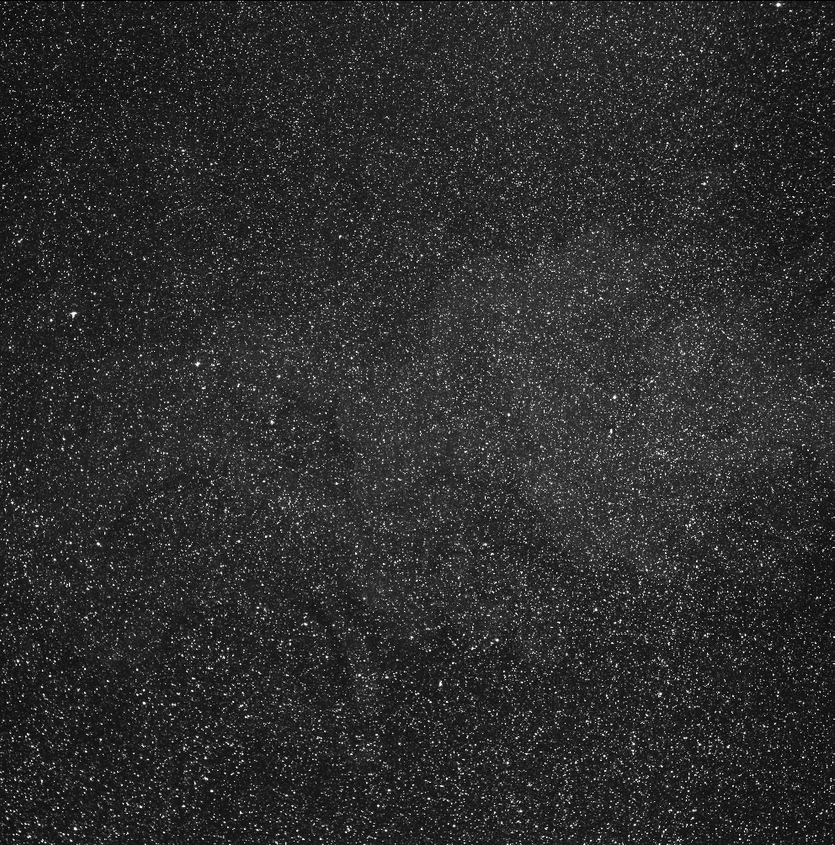
#> input picture Images/A001a.tif, 835 x 845 px, shrunk from 992 x 1004 before the run
$ python -i flash_mask.py   (imports and definitions only)
#> lines starting #> are read from the running program, lines starting #| are printed output that depends on the picture; after the words box and inside, x2 and y2 are one past the last pixel; in counts of white or black regions, pixels touching at a corner belong together
#> further down, picture is the input picture: shape (845, 835); min 0, max 255, mean 45.3
def flash_mask(image, bin_treshold='multiotsu', region_connectivity=1, area_treshold=30):
    '''Returns a mask with true where the image is flashed
    *****************************INPUTS
    bin_treshold        -> Threshold for binarization. If None uses otsu method to determine treshold. Default value 250
    region_connectivity -> Value of connectivity used to look for regions (1    or 2)
    area_trshold        -> Minimum area required to consider a region flashed
    *****************************OUTPUTS
    mask                -> 1 where the image is flashed
    number              -> Number of flashed regions'''
#> called with bin_treshold = 'multiotsu', region_connectivity = 1, area_treshold = 30
    import numpy as np
    from skimage import morphology
    import skimage.measure as measure
    import skimage.segmentation as segmentation
    import skimage as sk
    import pandas as pd

    # Image binarization
    # binarization = image > bin_treshold		# Not used
    # binarization = binarization.astype('uint8')	# Not used

    if bin_treshold == 'otsu':
    	# Calculate otsu treshold
    	tresh = sk.filters.threshold_otsu(image)
    	#print(tresh)

    elif bin_treshold == 'isodata':
        tresh = sk.filters.threshold_isodata(image)
        #print(tresh)

    elif bin_treshold == 'multiotsu':
    	res = sk.filters.threshold_multiotsu(image, classes = 4)
#> res = [39, 72, 133]
    	#print(res)
    	tresh = res[-1]
#> tresh = 133

    else:
    	tresh = bin_treshold


    # Morphological closing ( holes inside a flashed region mean nothing)
    # selem = sk.morphology.square(2)	# Not used
    bw = sk.morphology.closing(image > tresh)	# Uses a cross of dimension 2, connectivity = 1
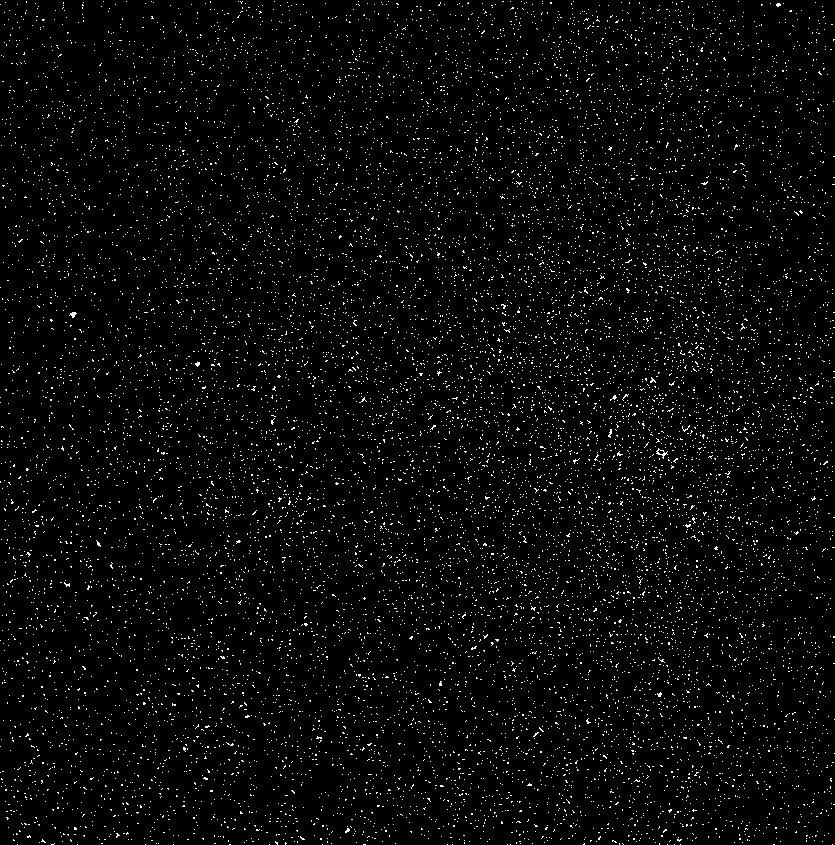
#> bw: shape (845, 835) bool; 3.1% white in thin lines or dots

    # Split the image in regions
    labeled_image = sk.measure.label(bw,connectivity=region_connectivity)
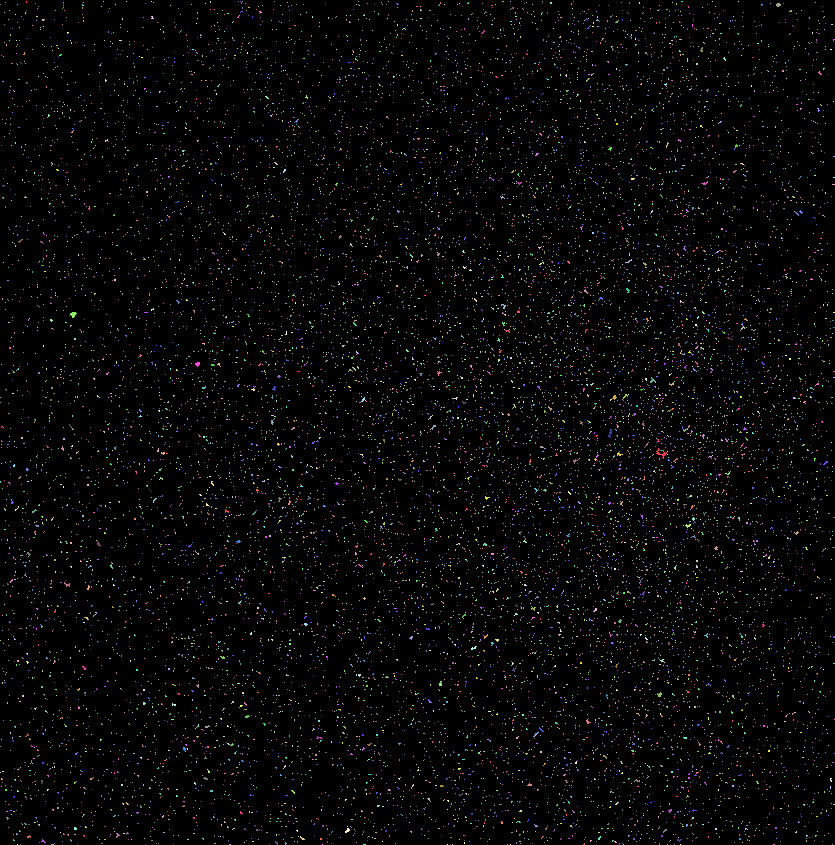
#> labeled_image: shape (845, 835) int32; 14249 distinct labels, from 0 to 14248; one colour per label, 0 black

    # Inizialize mask
    mask = np.zeros_like(image)
    number = 0
    # Turn to 1 positions where image is flashed
    for region in sk.measure.regionprops(labeled_image):
        if region.area >= area_treshold:
            min_row, min_col, max_row, max_col = region.bbox
            mask[min_row:max_row,min_col:max_col] = region.filled_image
            number +=1
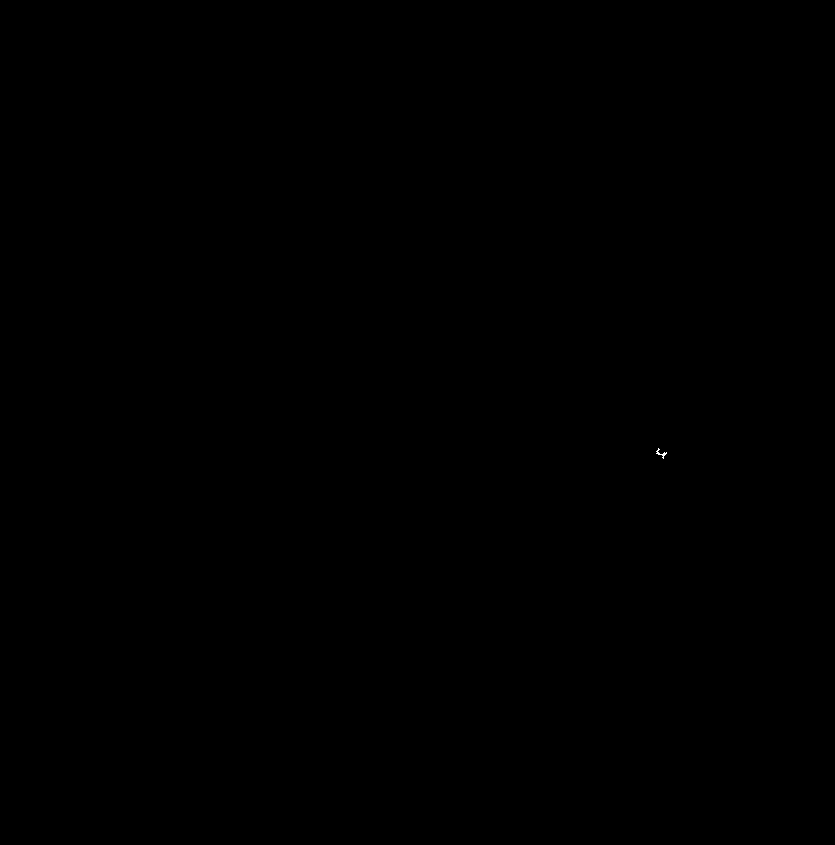
#> mask: shape (845, 835); values 0 (black) and 1 (white), 0% white in thin lines or dots, all inside (x1, y1, x2, y2) = (656, 448, 667, 459)
#> after the loop, number = 1

    return mask, number

>>> import cv2
>>> picture = cv2.imread('../Images/A001a.tif', cv2.IMREAD_GRAYSCALE)
>>> result = flash_mask(picture)

$ run again, on Images/A002a.tif
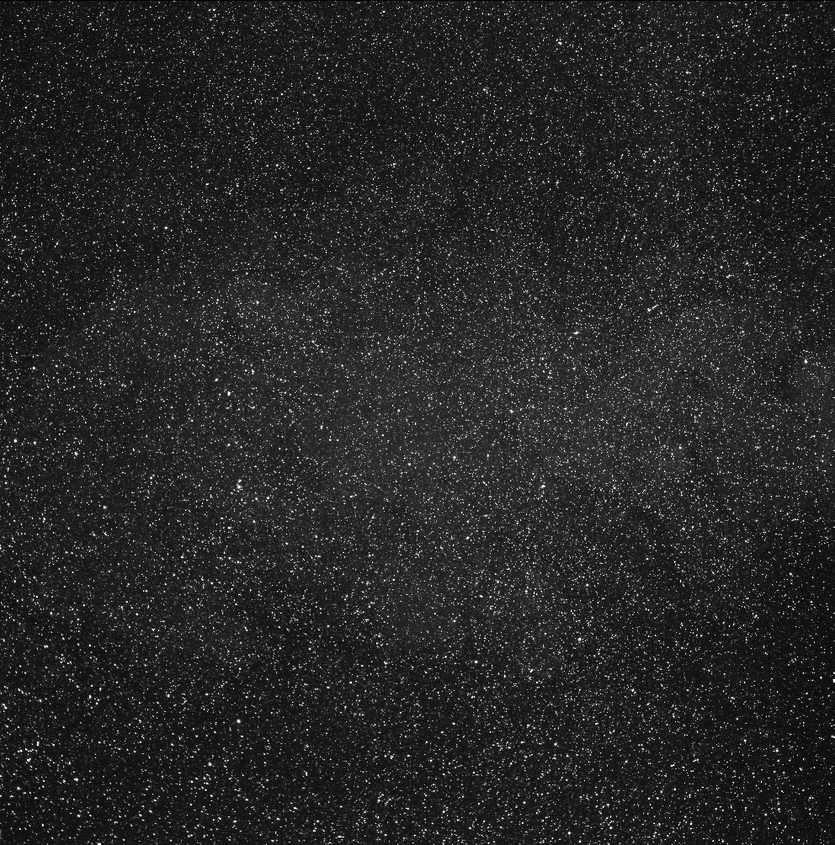
#> input picture Images/A002a.tif, 835 x 845 px, shrunk from 992 x 1004 before the run
#> picture is the input picture: shape (845, 835); min 0, max 255, mean 38.5
#> res = [35, 68, 130]
#> tresh = 130
#> in flash_mask, `bw = sk.morphology.closing(image > tresh)`:
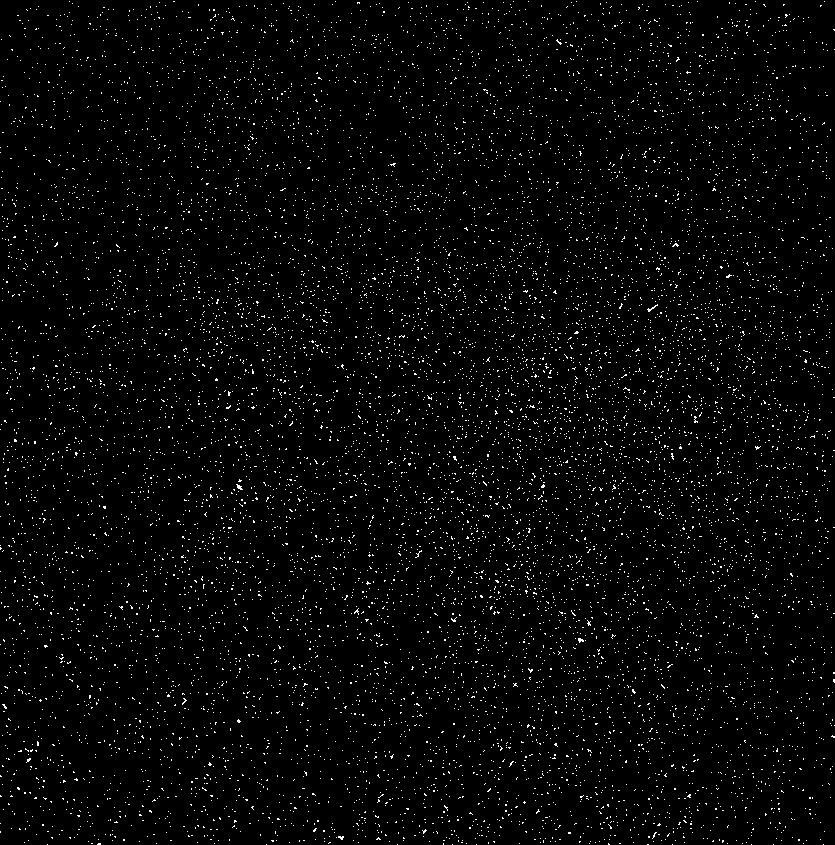
#> bw: shape (845, 835) bool; 2.5% white in thin lines or dots
#> in flash_mask, `labeled_image = sk.measure.label(bw,connectivity=region_connectivity)`:
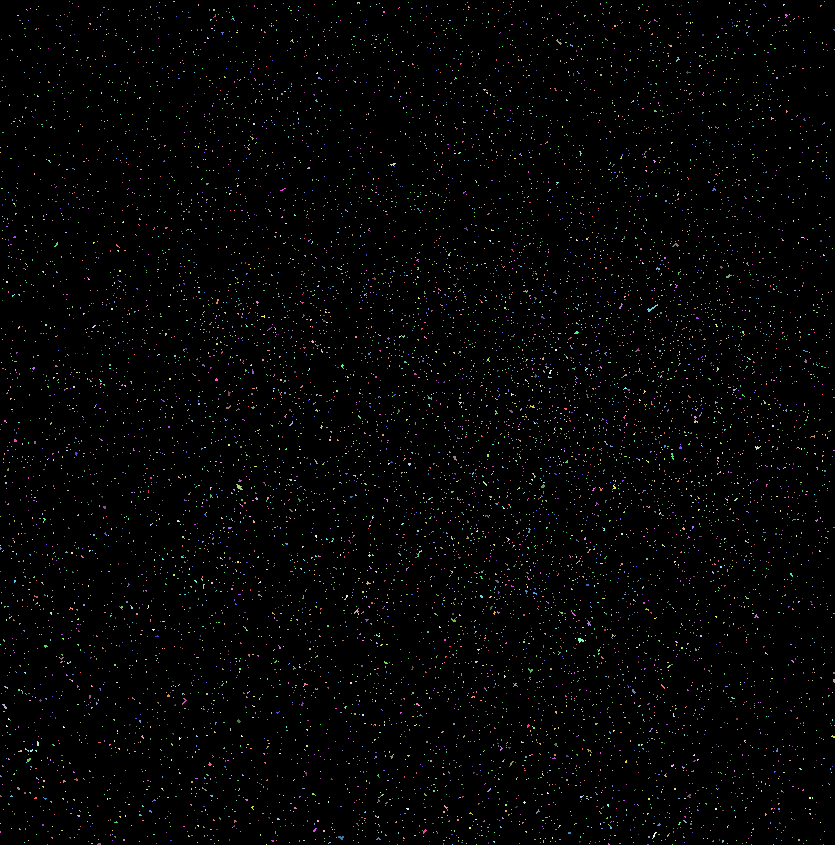
#> labeled_image: shape (845, 835) int32; 11722 distinct labels, from 0 to 11721; one colour per label, 0 black
#> after the loop in flash_mask, `for region in sk.measure.regionprops(labeled_image):`: number = 0

$ run again, on Images/A005a.tif
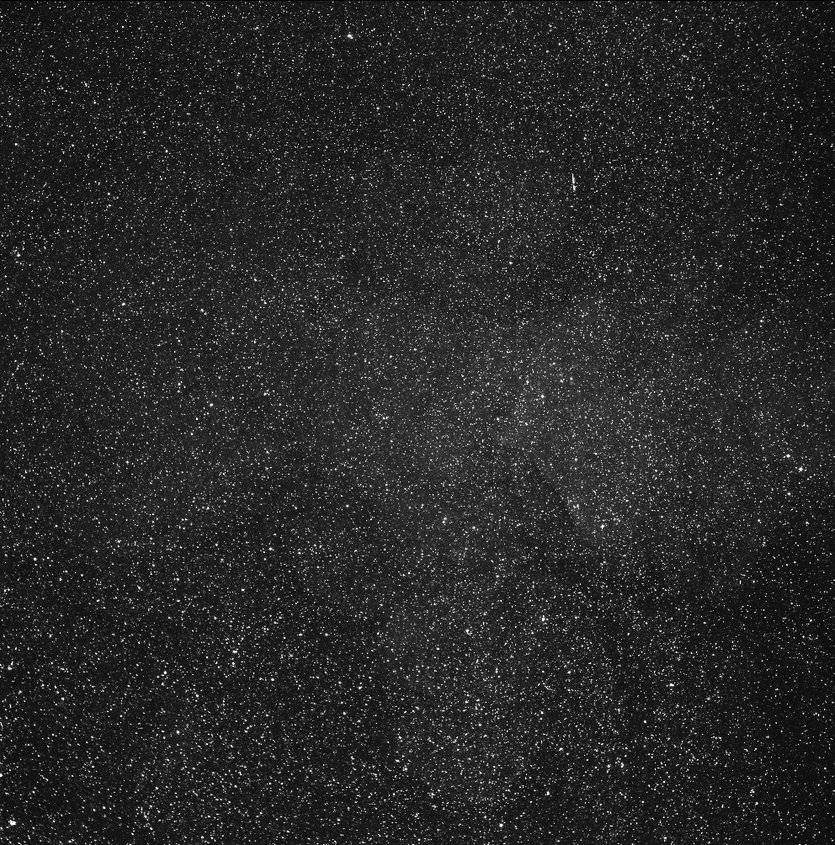
#> input picture Images/A005a.tif, 835 x 845 px, shrunk from 992 x 1004 before the run
#> picture is the input picture: shape (845, 835); min 0, max 255, mean 40.3
#> res = [36, 70, 132]
#> tresh = 132
#> in flash_mask, `bw = sk.morphology.closing(image > tresh)`:
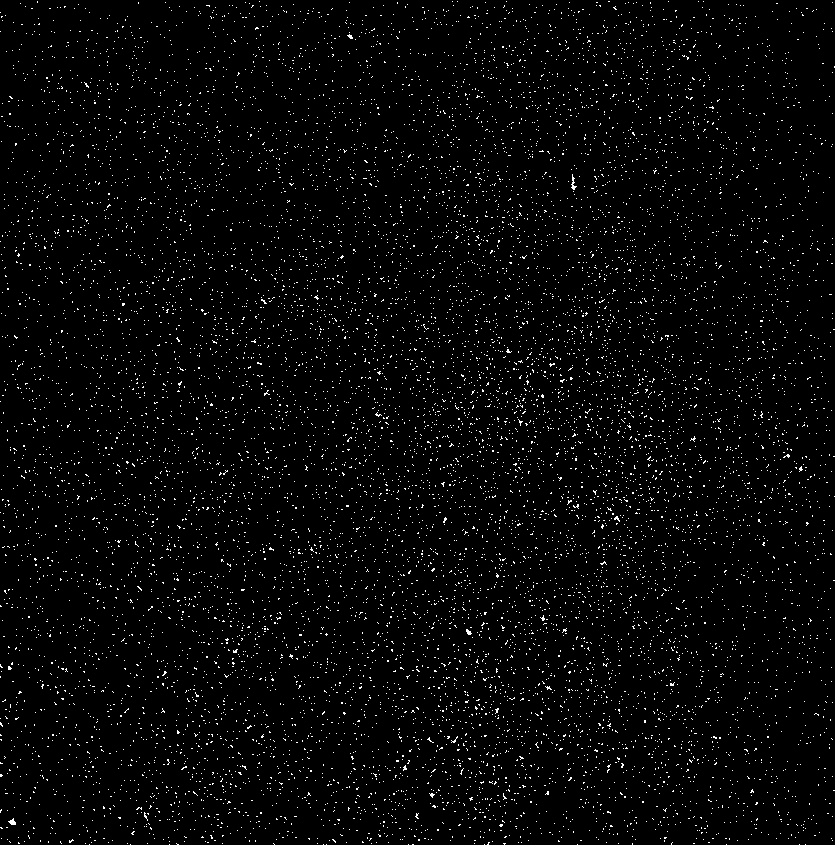
#> bw: shape (845, 835) bool; 2.6% white in thin lines or dots
#> in flash_mask, `labeled_image = sk.measure.label(bw,connectivity=region_connectivity)`:
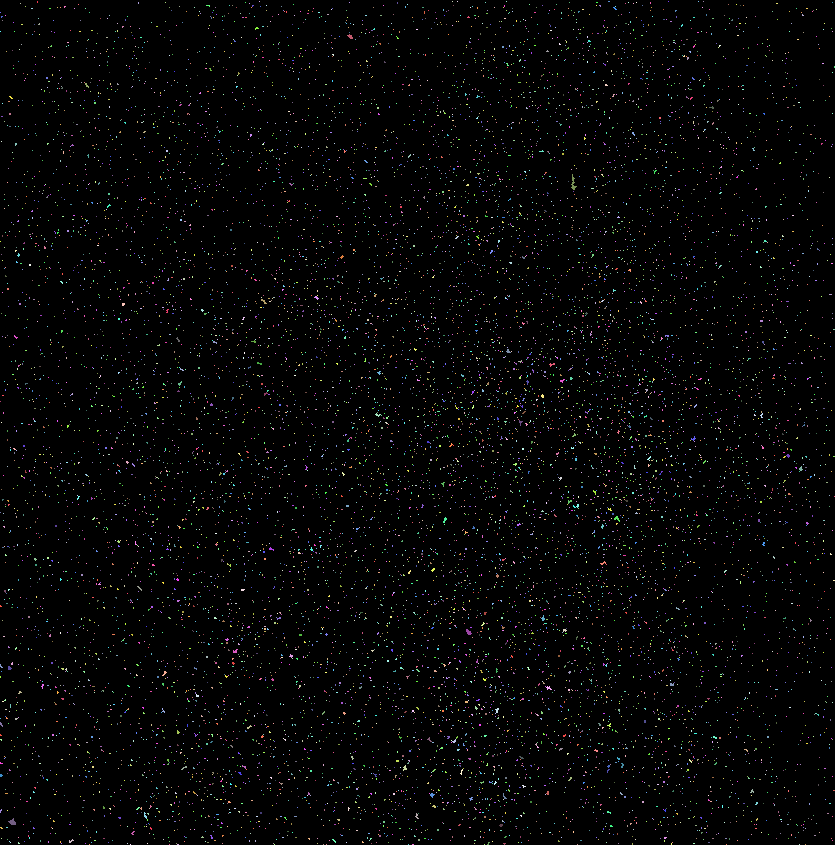
#> labeled_image: shape (845, 835) int32; 12104 distinct labels, from 0 to 12103; one colour per label, 0 black
#> the loop in flash_mask, `for region in sk.measure.regionprops(labeled_image):` made 12103 passes
#> (min_row, min_col, max_row, max_col, number) on pass 2065: (174, 571, 190, 577, 1)
#> after the loop in flash_mask, `for region in sk.measure.regionprops(labeled_image):`: number = 2

$ run again, on Images/A006a.tif
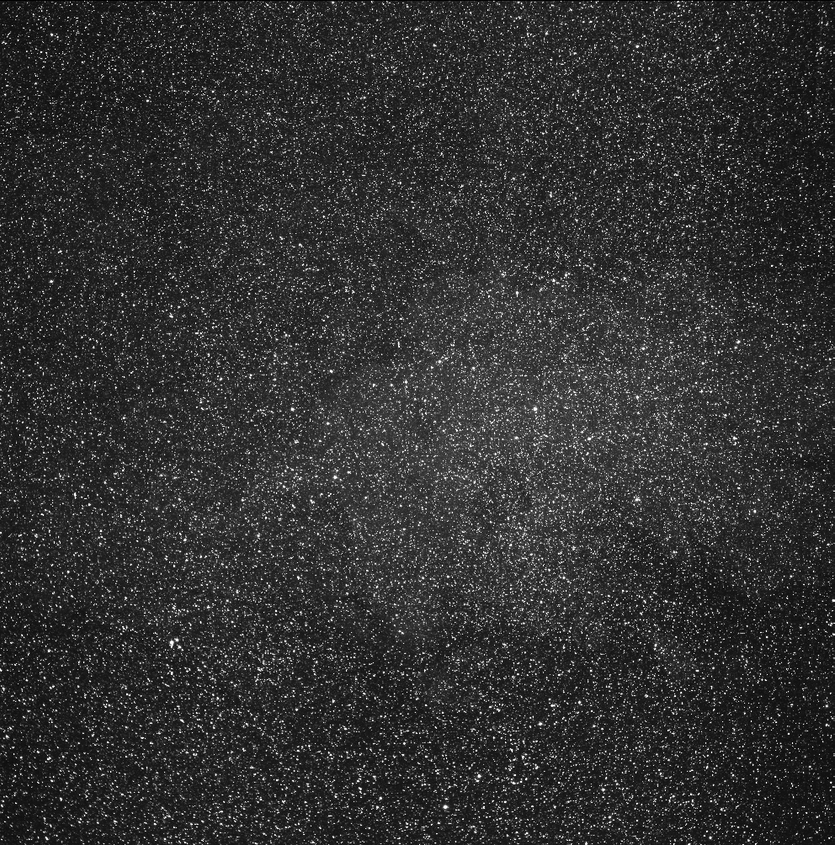
#> input picture Images/A006a.tif, 835 x 845 px, shrunk from 992 x 1004 before the run
#> picture is the input picture: shape (845, 835); min 0, max 255, mean 49.4
#> res = [43, 80, 143]
#> tresh = 143
#> in flash_mask, `bw = sk.morphology.closing(image > tresh)`:
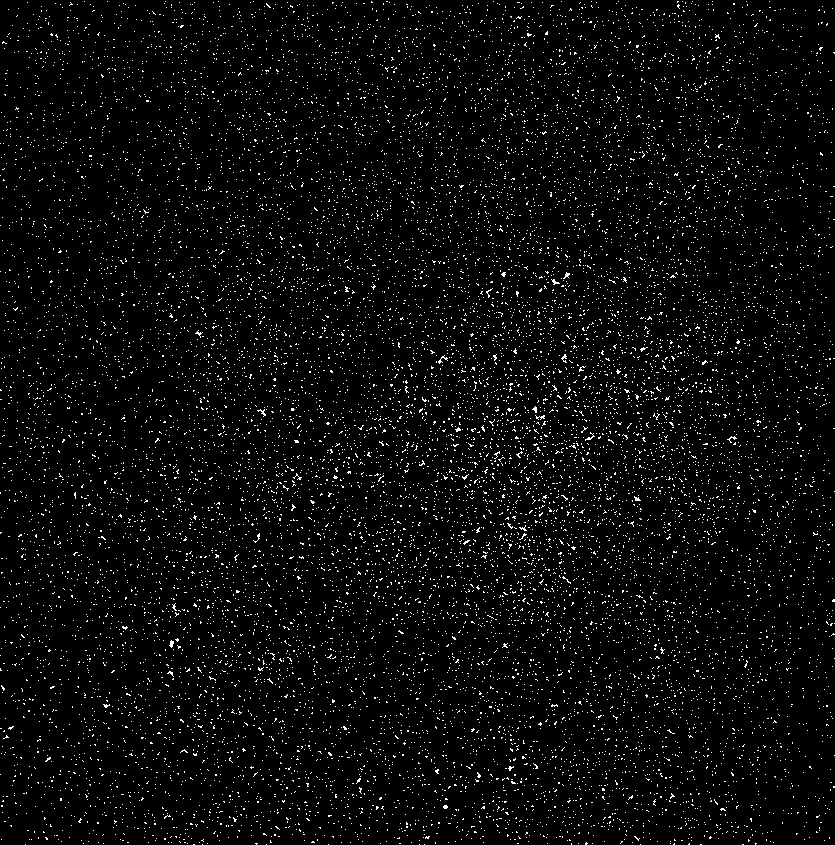
#> bw: shape (845, 835) bool; 3.7% white in thin lines or dots
#> in flash_mask, `labeled_image = sk.measure.label(bw,connectivity=region_connectivity)`:
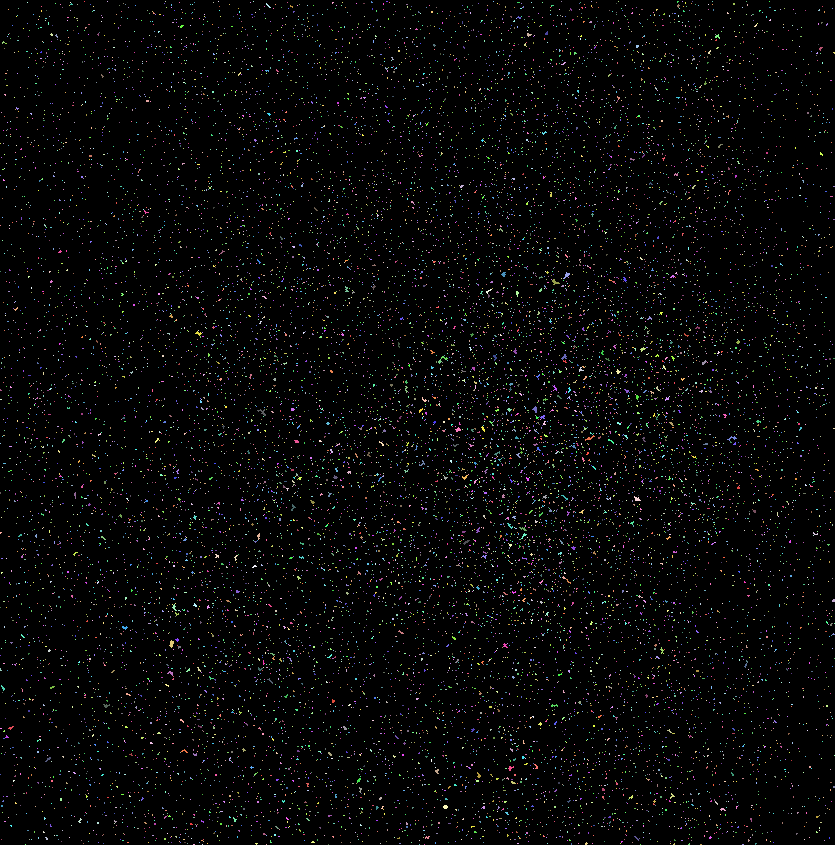
#> labeled_image: shape (845, 835) int32; 16273 distinct labels, from 0 to 16272; one colour per label, 0 black
#> after the loop in flash_mask, `for region in sk.measure.regionprops(labeled_image):`: number = 0
